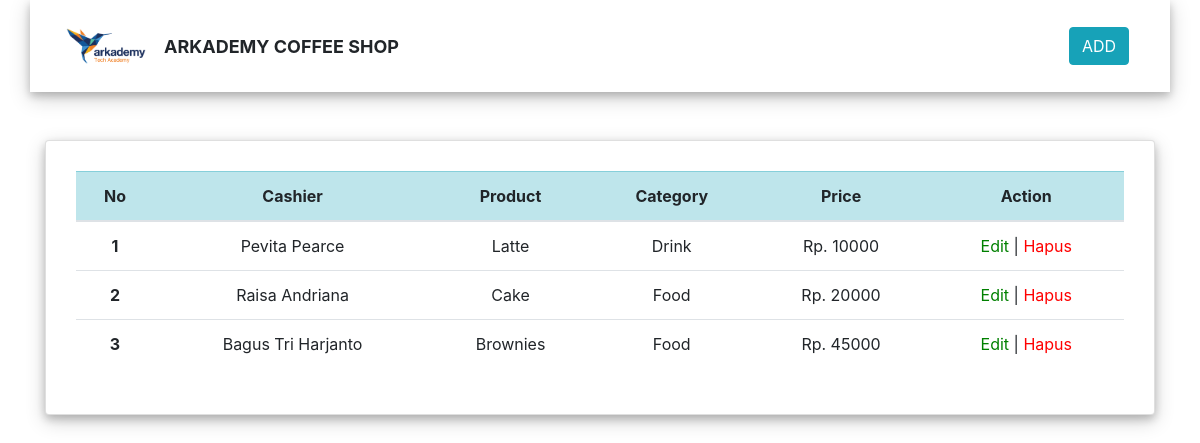
/C/index.php, run on the app's committed database.
### tables this page shows
CREATE TABLE `tbl_product` (
  `id_product` int(11) NOT NULL,
  `name_product` varchar(255) NOT NULL,
  `price_product` int(11) NOT NULL,
  `id_category` int(11) NOT NULL,
  `id_cashier` int(11) NOT NULL
);

CREATE TABLE `tbl_cashier` (
  `id_cashier` int(11) NOT NULL,
  `name_cashier` varchar(255) NOT NULL
);

CREATE TABLE `tbl_category` (
  `id_category` int(11) NOT NULL,
  `name_category` varchar(255) NOT NULL
);

### C/index.php (the view, shortened to what this page needs)
<!DOCTYPE html>
<html lang="en">
<head>
    <link rel="stylesheet" href="https://cdn.jsdelivr.net/npm/sweetalert2@7.12.15/dist/sweetalert2.min.css" />
    <link rel="stylesheet" href="css/bootstrap.min.css" />
    <link rel="stylesheet" href="css/style.css" />
    <link href="css/bootstrap.css" rel="stylesheet">
</head>
<body>
    <div class="container" id="shadow">
        <nav class="navbar navbar-expand-lg navbar-link bg-link">
            <img class="arkademy-logo arkademy-size" src="img/arkademy.png" alt="" />
            <div class="align-middle pl-2">
                <b style="font-size: 18px">ARKADEMY COFFEE SHOP</b>
            </div>
            <div style="padding-left: 670px">
                <button type="button" class="btn btn-info" data-toggle="modal" data-target="#add">
                    ADD
                </button>
            </div>
        </nav>
    </div>
    <div class="container pt-5">
        <div class="card" id="shadow">
            <div class="card-body">
                <table class="table" style="text-align: center;">
                    <thead>
                        <tr class="table-info">
                            <th scope="col">No</th>
                            <th scope="col">Cashier</th>
                            <th scope="col">Product</th>
                            <th scope="col">Category</th>
                            <th scope="col">Price</th>
                            <th scope="col">Action</th>
                        </tr>
                    </thead>
                    <tbody>
                        <?php
                        include "koneksi.php";
                        $no = 0;
                        $modal = mysqli_query($koneksi, "SELECT * FROM tbl_product JOIN tbl_cashier ON tbl_product.id_cashier = tbl_cashier.id_cashier JOIN tbl_category ON tbl_product.id_category = tbl_category.id_category ");
                        while ($r = mysqli_fetch_array($modal)) {
                            $no++;
                            ?>
                            <tr>
                                <th scope="row"><?= $no ?></th>
                                <td><?= $r['name_cashier'] ?></td>
                                <td><?= $r['name_product'] ?></td>
                                <td><?= $r['name_category'] ?></td>
                                <td>Rp. <?= $r['price_product'] ?></td>
                                <td>
                                    <a href="#" style="color: green" class='open_modal' id='<?= $r['id_product']; ?>'>Edit</a>
                                    |
                                    <a href="#" onclick="confirm_modal('proses_delete.php?&id_product=<?= $r['id_product']; ?>');" style="color: red">Hapus</a>
                                </td>
                            </tr>
                        <?php } ?>
                    </tbody>
                </table>
            </div>
        </div>
    </div>
</body>
</html>

### C/css/style.css (style rules this page uses)
.arkademy-logo { width: 100px; }
.arkademy-size { padding: 10px; }
#shadow { padding: 10px; box-shadow: 0 4px 8px 0 rgba(0, 0, 0, 0.2), 0 6px 20px 0 rgba(0, 0, 0, 0.19); }

### data on the page
tbl_product: id_cashier.name_cashier "Pevita Pearce", name_product "Latte", id_category.name_category "Drink", price_product "10000"
tbl_product: id_cashier.name_cashier "Raisa Andriana", name_product "Cake", id_category.name_category "Food", price_product "20000"
tbl_product: id_cashier.name_cashier "Bagus Tri Harjanto", name_product "Brownies", id_category.name_category "Food", price_product "45000"
